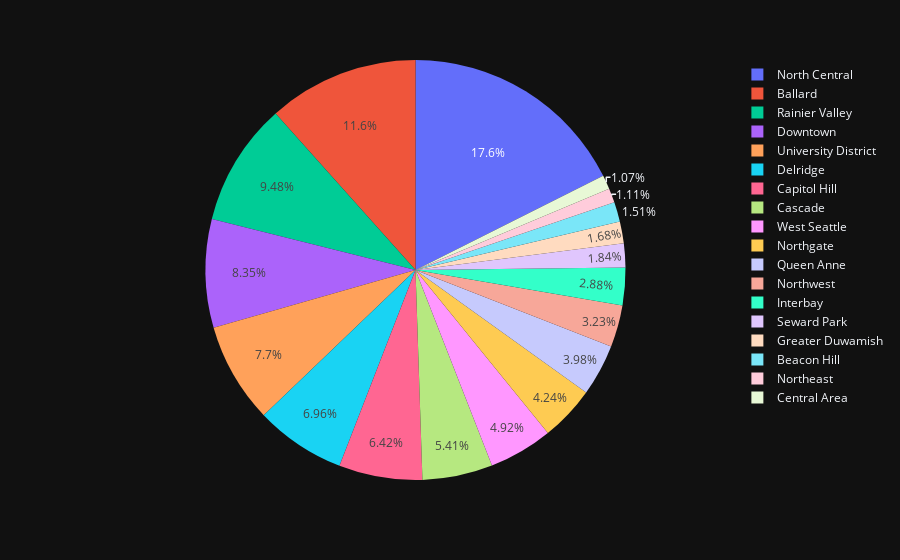

Here is the notebook cell this chart was saved with:
### Markdown cell above
# population makeup of the city

### Code cell
import plotly.express as px

px.pie(income, values='Total_Households', names=income.index)

### Figure 1 — Plotly figure (JSON) as saved in the notebook; plotly's stock layout.template omitted (floating-point values rounded to 4 significant figures)
{"data": [{"domain": {"x": [0.0, 1.0], "y": [0.0, 1.0]}, "hovertemplate": "L_HOOD=%{label}<br>Total_Households=%{value}<extra></extra>", "labels": ["Ballard", "Beacon Hill", "Capitol Hill", "Cascade", "Central Area", "Delridge", "Downtown", "Greater Duwamish", "Interbay", "North Central", "Northeast", "Northgate", "Northwest", "Queen Anne", "Rainier Valley", "Seward Park", "University District", "West Seattle"], "legendgroup": "", "name": "", "showlegend": true, "values": [25295, 3298, 13996, 11782, 2337, 15172, 18203, 3666, 6273, 38363, 2413, 9251, 7036, 8666, 20665, 4017, 16790, 10726], "type": "pie"}], "layout": {"legend": {"tracegroupgap": 0}, "margin": {"t": 60}}}
